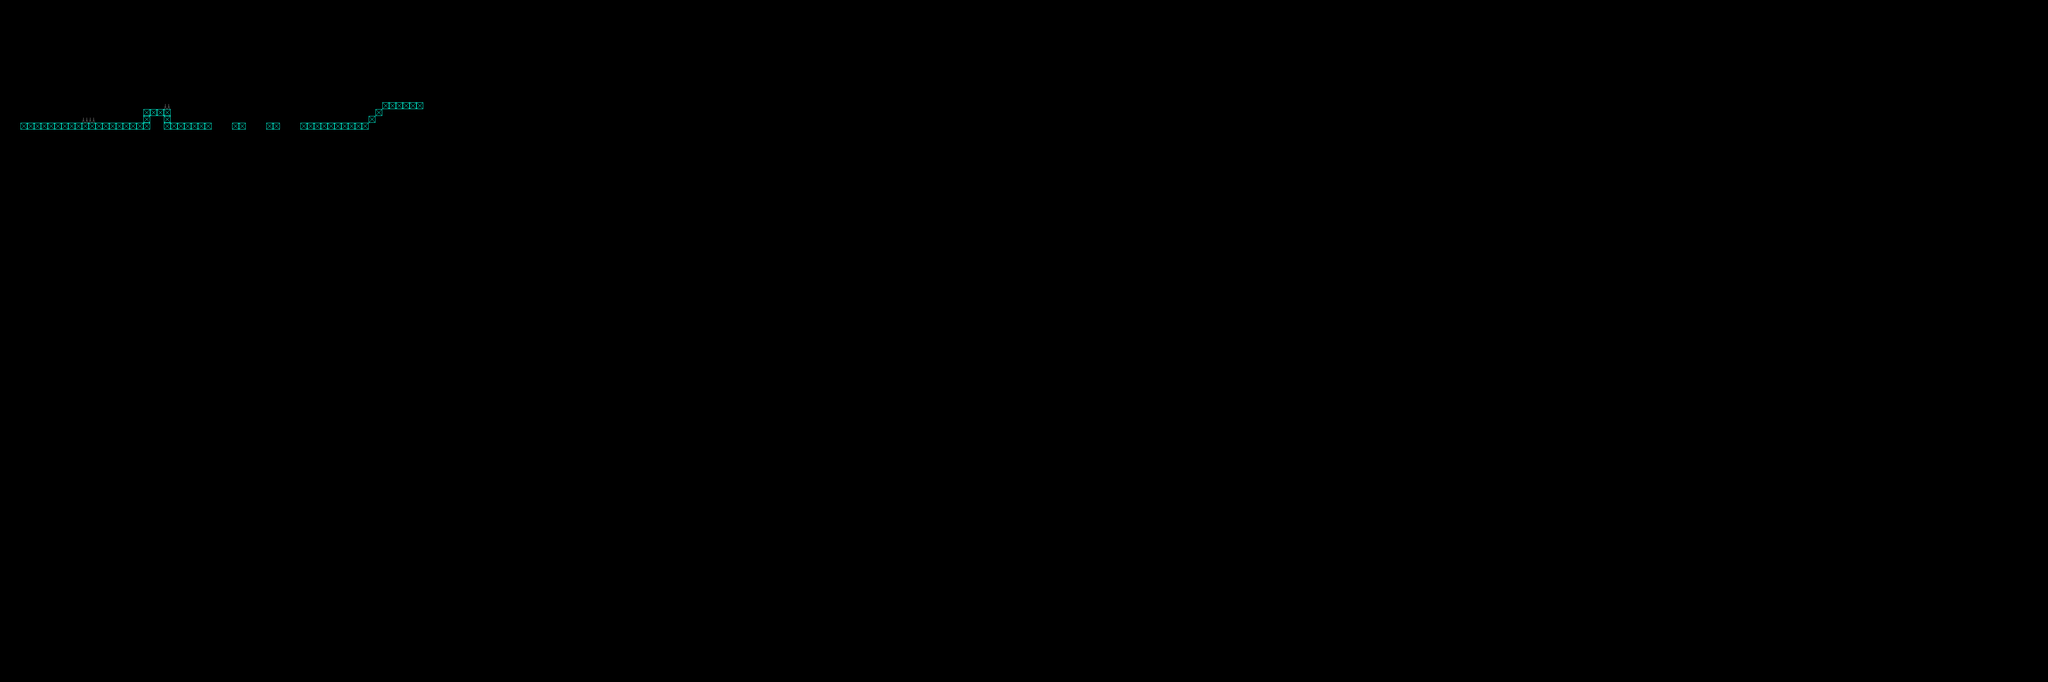

Tiled map render using the project's own tile images. Description and the map definition, with tile-layer contents summarised, below:
An orthogonal 300x100 tile map with 16x16 px tiles, 2 tile layers (Ground, Hazards) and 2 objects.

<map version="1.0" orientation="orthogonal" renderorder="left-up" width="300" height="100" tilewidth="16" tileheight="16" backgroundcolor="#000000" nextobjectid="1">
 <properties>
  <property name="unity:scale" value="0.0625" />
 </properties>
 <tileset firstgid="1" name="basic_tileset" tilewidth="16" tileheight="16">
  <image source="../Art/GPJ_2D_Platformer_Sprites.png" width="128" height="128" />
  <tile id="16">
   <objectgroup draworder="index">
    <object id="0" x="0" y="0" width="15.8182" height="15.8182" />
   </objectgroup>
  </tile>
  <tile id="17">
   <properties>
    <property name="unity:isTrigger" value="true" />
   </properties>
   <objectgroup draworder="index">
    <object id="0" x="0" y="4" width="15.0909" height="11.8182" />
   </objectgroup>
  </tile>
 </tileset>
 <layer name="Ground" width="300" height="100">
  <properties>
   <property name="unity:layer" value="Ground" />
   <property name="unity:tag" value="Ground" />
  </properties>
  <data>[30000 cells, 54 non-empty, 1 distinct tile ids]</data>
 </layer>
 <layer name="Hazards" width="300" height="100">
  <data>[30000 cells, 3 non-empty, 1 distinct tile ids]</data>
 </layer>
</map>
